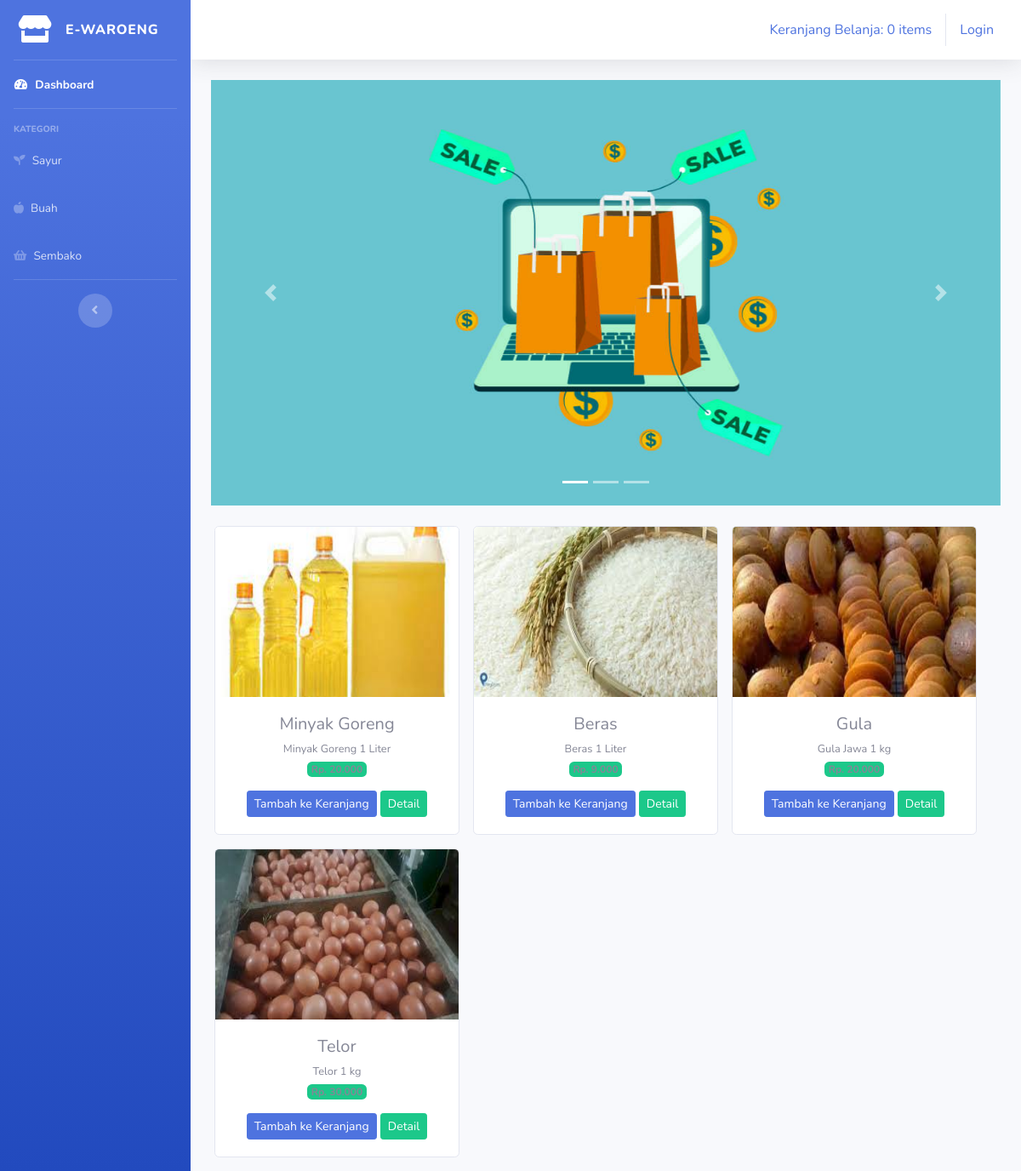
The page /index.php/kategori/sembako on the database its author committed.
### tables this page shows
CREATE TABLE `tb_barang` (
  `id_brg` int(11) NOT NULL,
  `nama_brg` varchar(120) NOT NULL,
  `keterangan` varchar(225) NOT NULL,
  `kategori` varchar(60) NOT NULL,
  `harga` int(11) NOT NULL,
  `stok` int(4) NOT NULL,
  `gambar` text NOT NULL
);

### application/controllers/Kategori.php (called while the page is built, shortened)
<?php
class Kategori extends CI_Controller{
    public function sembako()
    {
        $data['sembako'] = $this->model_kategori->data_sembako()->result();
        $this->load->view('templates/header');
        $this->load->view('templates/sidebar');
        $this->load->view('sembako', $data);
        $this->load->view('templates/footer');
    }
}

### index.php (called while the page is built, shortened)
<?php
require_once BASEPATH.'core/CodeIgniter.php';

### application/models/model_kategori.php (called while the page is built, shortened)
<?php
class Model_kategori extends CI_Model{
    public function data_sembako(){
        return $this->db->get_where("tb_barang",array('kategori' => 'sembako'));
    }
}

### application/views/sembako.php (the view, shortened to what this page needs)
<div class="container-fluid">
    <div id="carouselExampleIndicators" class="carousel slide" data-ride="carousel">
        <ol class="carousel-indicators">
            <li data-target="#carouselExampleIndicators" data-slide-to="0" class="active"></li>
            <li data-target="#carouselExampleIndicators" data-slide-to="1"></li>
            <li data-target="#carouselExampleIndicators" data-slide-to="2"></li>
        </ol>
        <div class="carousel-inner">
            <div class="carousel-item active">
            <img class="d-block w-100" src="<?php echo base_url('assets/img/slide1.jpg') ?>" alt="First slide" height="500">
            </div>
        </div>
        <a class="carousel-control-prev" href="#carouselExampleIndicators" role="button" data-slide="prev">
            <span class="carousel-control-prev-icon" aria-hidden="true"></span>
        </a>
        <a class="carousel-control-next" href="#carouselExampleIndicators" role="button" data-slide="next">
            <span class="carousel-control-next-icon" aria-hidden="true"></span>
        </a>
    </div>
    <div class="row text-center mt-4">
        <?php foreach ($sembako as $brg) : ?>
            <div class="card ml-3 mb-3" style="width: 18rem;">
                <img src="<?php echo base_url().'/uploads/'.$brg->gambar ?>" class="card-img-top" alt="..." height="200">
                <div class="card-body">
                    <h5 class="card-title mb-1"><?php echo $brg->nama_brg ?></h5>
                    <small><?php echo $brg->keterangan ?></small><br>
                    <span class="badge bg-success mb-3">Rp. <?php
                        echo number_format($brg->harga, 0,',','.') ?></span><br>
                    <?php echo anchor('dashboard/tambah_ke_keranjang/'.$brg
                        ->id_brg, '<div class="btn btn-sm btn-primary">Tambah ke Keranjang</div>')?>
                    <?php echo anchor('dashboard/detail/'.$brg
                        ->id_brg, '<div class="btn btn-sm btn-success">Detail</div>')?>
                </div>
            </div>
        <?php endforeach; ?>
    </div>
</div>

### rows shown on the page
tb_barang: gambar (picture), nama_brg "Minyak Goreng", keterangan "Minyak Goreng 1 Liter", harga "20.000", id_brg "Tambah ke Keranjang", id_brg "Detail"
tb_barang: gambar (picture), nama_brg "Beras", keterangan "Beras 1 Liter", harga "9.000", id_brg "Tambah ke Keranjang", id_brg "Detail"
tb_barang: gambar (picture), nama_brg "Gula", keterangan "Gula Jawa 1 kg", harga "20.000", id_brg "Tambah ke Keranjang", id_brg "Detail"
tb_barang: gambar (picture), nama_brg "Telor", keterangan "Telor 1 kg", harga "30.000", id_brg "Tambah ke Keranjang", id_brg "Detail"

### other values the page prints
anchor('dashboard/detail_keranjang', $keranjang) "Keranjang Belanja: 0 items"
anchor('auth/login', 'Login') "Login"
